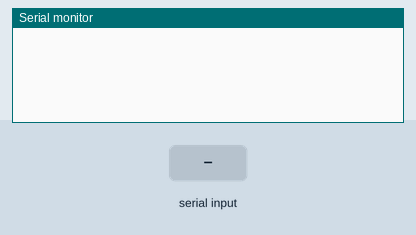
A sketch run on a simulated Arduino Uno, built with avr-gcc and run on an emulated ATmega328P. On the bench: the last lines printed to the serial monitor. The test bench sets the inputs (shaded band).

Above: at 1.2 s.
1.3 s: "Pin 3: \n" received over Serial
At 2.1 s:
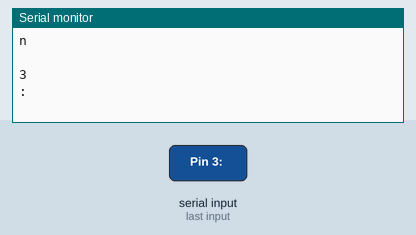
2.8 s: byte 121 ('y') received over Serial
At 3.8 s:
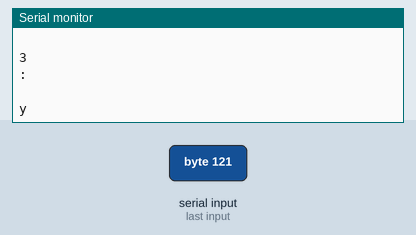
4.3 s: "a" received over Serial
At 5.0 s:
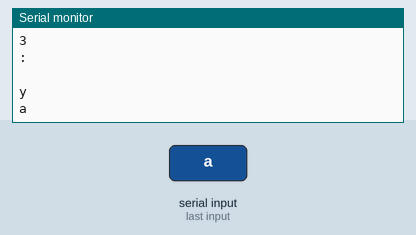
5.8 s: "b" received over Serial
At 6.1 s:
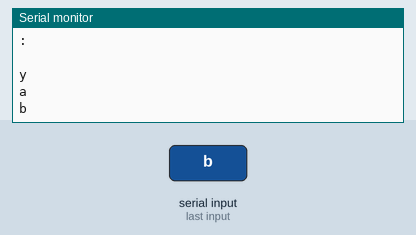
7.3 s: "c" received over Serial
At 8.5 s:
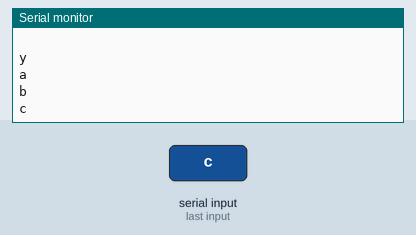
8.8 s: "d" received over Serial
At 9.6 s:
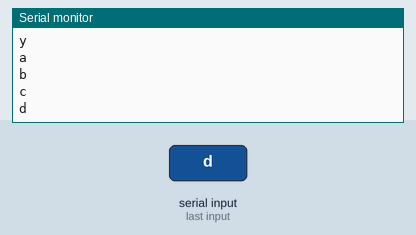

The sketch:

projekt.ino
```cpp
void setup() {
   Serial.begin(9600);
   /*
   for (int pin = 3; pin <= 13; pin++) {
     pinMode(pin, OUTPUT);
   }
   */
}

void loop() {
  if (Serial.available() > 0) {
    char command = Serial.read();
    Serial.println(command);

    switch(command){
      case 'a':
        digitalWrite(3, HIGH);
        break;
      case 'b':
        digitalWrite(4, HIGH);
        break;
      case 'c':
        digitalWrite(5, HIGH);
        break;
      case 'd':
        digitalWrite(6, HIGH);
        break;
      case 'x':
        digitalWrite(7, HIGH);
        break;
      case 'q':
        digitalWrite(8, HIGH);
        break;
      case 'w':
        digitalWrite(9, HIGH);
        break;
      case 'e':
        digitalWrite(10, HIGH);
        break;
      case 'r':
        digitalWrite(11, HIGH);
        break;
      case 't':
        digitalWrite(12, HIGH);
        break;
      case 'y':
        digitalWrite(13, HIGH);
        break;
       default:
        break;
    }

  } else {
    for (int pin = 3; pin <= 13; pin++) {
      digitalWrite(pin, LOW);  // Wyłączenie wszystkich pinów
    }
  }
  /*
  Serial.print("Pin 3: " +
  String(digitalRead(3)) +
  " Pin 4: " +
  String(digitalRead(4)) +
  " Pin 5: " +
  String(digitalRead(5)) +
  " Pin 6: " +
  String(digitalRead(6)) +
  " Pin 7: " +
  String(digitalRead(7)) +
  " Pin 8: " +
  String(digitalRead(8)) +
  " Pin 9: " +
  String(digitalRead(9)) +
  " Pin 10: " +
  String(digitalRead(10)) +
  " Pin 11: " +
  String(digitalRead(11)) +
  " Pin 12: " +
  String(digitalRead(12)) +
  " Pin 13: " +
  String(digitalRead(13)) +
  "\n");
  */

}
```

Measured:
- after the input at 1.3 s, the serial monitor: prints a new line at once (image 1)
- after the input at 2.8 s, the serial monitor: prints a new line at once (image 2)
- after the input at 4.3 s, the serial monitor: prints a new line at once (image 3)
- after the input at 5.8 s, the serial monitor: prints a new line at once (image 4)
- after the input at 7.3 s, the serial monitor: prints a new line at once (image 5)
- after the input at 8.8 s, the serial monitor: prints a new line at once (image 6)
